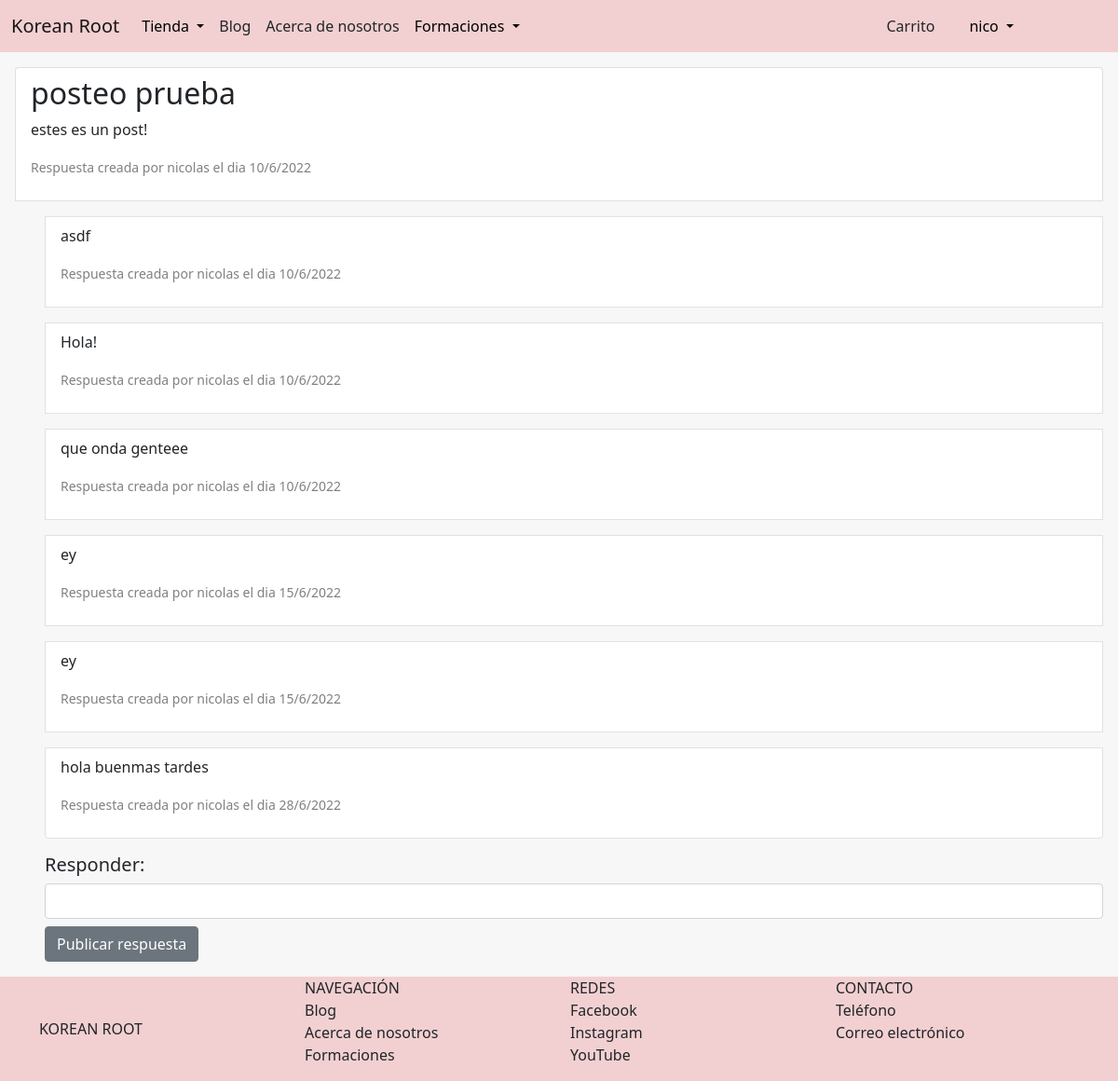
The page /capacitaciones/foro/comentario/respuesta/8 (signed in) on the database its author committed.
### AppCursos/models.py (models this page shows, shortened)
class ComentarioForo(models.Model):
    usuario = models.ForeignKey(User, on_delete=models.CASCADE)
    titulo = models.CharField(max_length=80)
    cuerpo = models.TextField()
    fecha = models.DateField(auto_now_add=True)
    curso = models.ForeignKey(Capacitacion, on_delete=models.CASCADE)

class RespuestaForo(models.Model):
    usuario = models.ForeignKey(User, on_delete=models.CASCADE)
    cuerpo = models.TextField()
    fecha = models.DateField(auto_now_add=True)
    comentario = models.ForeignKey(ComentarioForo, on_delete=models.CASCADE)

### AppCursos/views.py (the view)
# urls.py: path('foro/comentario/respuesta/<id>', views.crearRespuesta, name="nueva_respuesta"),
@login_required
def crearRespuesta(request, id):
      comentario = ComentarioForo.objects.get(id=id)
      respuestas = RespuestaForo.objects.filter(comentario_id = id)
      usuario = comentario.usuario
      if request.method == 'POST':
            form = RespuestaForoCreationForm(request.POST)
            if form.is_valid():
                  info = form.cleaned_data
                  mi_respuesta = RespuestaForo(usuario = request.user, cuerpo = info['cuerpo'], comentario = comentario)
                  mi_respuesta.save()
                  messages.success(request, 'Respuesta publicada con exito')
                  if usuario != request.user:
                        url = reverse('cursos:nueva_respuesta', kwargs={'id':comentario.id})
                        send_mail(
                              'Recibiste una nueva respuesta en el foro!',
                              f'Hola {usuario.username}, recibiste una nueva respuesta de {request.user.username} a tu publicacion en el foro. \n Podes ver el hilo completo desde http://{request.get_host()}{url}',
                              os.environ.get('EMAIL_USER'),
                              [usuario.email],
                              fail_silently = False,
                        )
                  return render(request, 'AppCursos/crearRespuesta.html', {'comentario': comentario, 'respuestas': respuestas, 'form': RespuestaForoCreationForm()})
      else:
            form = RespuestaForoCreationForm()
      return render(request, 'AppCursos/crearRespuesta.html', {'comentario': comentario, 'respuestas': respuestas, 'form': form})

### AppCursos/forms.py
class RespuestaForoCreationForm(forms.ModelForm):
    cuerpo = forms.CharField(label='')
    class Meta:
        model = RespuestaForo
        fields = ['cuerpo']

### AppCursos/templates/AppCursos/crearRespuesta.html (shortened to what this page needs)
{% extends 'AppTienda/padre.html' %}
{% load static %}
{% load crispy_forms_tags %}
{% block contenidoQueCambia %}
    <div class="list-group">
        <div class="list-group-item" style="margin-top: 1rem; margin-bottom: 1rem; margin-left: 1rem; margin-right: 1rem;">
            <h2>{{comentario.titulo}}</h2>
            <p>{{comentario.cuerpo}}</p>
            <p style="color: grey;"><small>Respuesta creada por {{comentario.usuario}} el dia {{comentario.fecha|date:'d/n/Y'}}</small></p>
        </div>
            {% if respuestas %}
                {% for respuesta in respuestas %}
                    <div class="list-group-item border" style="margin-bottom: 1rem; margin-left: 3rem; margin-right: 1rem;">
                        <p>{{respuesta.cuerpo}}</p>
                        <p style="color: grey;"><small>Respuesta creada por {{respuesta.usuario}} el dia {{respuesta.fecha|date:'d/n/Y'}}</small></p>
                    </div>
                {% endfor %}
            {% else %}
                <p>Aun no hay respuestas a este comentario.</p>
            {% endif %}
    </div>
    <div class="form-floating mb-3" style="margin-bottom: 1rem; margin-left: 3rem; margin-right: 1rem;">
        <h5>Responder:</h5>
        <form method="POST">
            {{form|crispy}}
            <button type="submit" class="btn btn-secondary me-md-2" style="margin-top: 0.5rem;">Publicar respuesta</button>
        </form>
    </div>
{% endblock %}

### AppTienda/templates/AppTienda/padre.html (shortened to what this page needs)
<!doctype html>
<html lang="en">
  <head>
    {% load static %}
    <link href="https://cdn.jsdelivr.net/npm/bootstrap@5.1.3/dist/css/bootstrap.min.css" rel="stylesheet">
  </head>
  <body class="body">
        <nav class="navbar navbar-expand-sm navbar-light" style="background-color:rgb(242, 208, 209)">
            <div class="container">
            <a href="{% url 'blog:Inicio' %}" class="navbar-brand mb-0 h1" style="text-emphasis-color: aliceblue; margin-right: 1rem;">Korean Root</a>
            <div class="collapse navbar-collapse" id="navbarNav">
                <ul class="navbar-nav">
                    <li class="nav-item dropdown">
                        <a href="#"
                        class="nav-link dropdown-toggle"
                        id="navbarDropdown"
                        role="button"
                        data-bs-toggle="dropdown"
                        aria-expanded="false"
                        style="color: black;"
                        >Tienda
                        </a>
                    </li>
                    <li class="nav-item active">
                        <a
                        href="{% url 'blog:lista_publicaciones' %}"
                        class="nav-link"
                        style="text-decoration: none; color:inherit;"
                        >
                        Blog
                    </a>
                </li>
                    <li
                    class="nav-item active">
                    <a
                    href="{% url 'acerca_de_nosotros' %}"
                    class="nav-link"
                    style="text-decoration: none; color:inherit;"
                    >
                    Acerca de nosotros
                </a>
            </li>
                    <li class="nav-item dropdown">
                      <a href="#"
                      class="nav-link dropdown-toggle"
                      id="navbarDropdown"
                      role="button"
                      data-bs-toggle="dropdown"
                      aria-expanded="false"
                      style="color: black;"
                      >Formaciones
                      </a>
                </ul>
            </div>
            </div>
            {% if user.is_authenticated %}
              <div class="d-grid gap-2 d-sm-flex justify-content-end" style="width: 6rem; margin-right: 6rem;">
              <div class="d-grid gap-2 d-sm-flex justify-content-end" style="width: 5rem;">
                <button
                class="btn btn-outline"
                type="button"
                style="text-decoration: none; color:inherit;"
                >
                <a
                    href="{% url 'carrito' %}"
                    style="text-decoration: none; color:inherit;"
                    >
                    Carrito
                </a>
                </button>
                <li class="nav-item dropdown" style="list-style-type: none">
                  <a href="#"
                  class="nav-link dropdown-toggle"
                  id="navbarDropdown"
                  role="button"
                  data-bs-toggle="dropdown"
                  aria-expanded="false"
                  style="color: black;">
                  {{user.username}}
                  </a>
                </li>
              </div>
            {% endif %}
        </nav>
    {% block contenidoQueCambia %}
    {% endblock %}
  <footer
  class="footer"
  >
    <div class="container">
      <nav class="row">
        <a href="{% url 'blog:Inicio' %}"
        class="col-3 text-reser text-uppercase d-flex align-items-center"
        style="text-decoration: none; color:inherit;"
        >
          Korean Root
        </a>
        <ul class="col-3 list-unstyled">
          <li class="font-weight-bold text-uppercase">Navegación</li>
          <li><a href="{% url 'blog:lista_publicaciones' %}" class="text-reset" style="text-decoration: none; color:inherit;">Blog</a></li>
          <li><a href="{% url 'acerca_de_nosotros' %}" class="text-reset" style="text-decoration: none; color:inherit;">Acerca de nosotros</a></li>
          <li><a href="{% url 'cursos:capacitaciones' %}" class="text-reset" style="text-decoration: none; color:inherit;">Formaciones</a></li>
        </ul>
        <ul class="col-3 list-unstyled">
          <li class="font-weight-bold text-uppercase" style="text-decoration: none; color:inherit;">Redes</li>
          <li><a href="https://www.facebook.com/koreanroot" class="text-reset" style="text-decoration: none; color:inherit;">Facebook</a></li>
          <li><a href="https://instagram.com/koreanroot" class="text-reset" style="text-decoration: none; color:inherit;">Instagram</a></li>
          <li><a href="https://www.youtube.com/channel/UC8QQf5m4bq_b639ss8gnnDg" class="text-reset" style="text-decoration: none; color:inherit;">YouTube</a></li>
        </ul>
        <ul class="col-3 list-unstyled">
          <li class="font-weight-bold text-uppercase" style="text-decoration: none; color:inherit;">Contacto</li>
          <li><a href="tel:3424234054" class="text-reset" style="text-decoration: none; color:inherit;">Teléfono</a></li>
          <li><a href="thekoreanroot@gmail.com" class="text-reset" style="text-decoration: none; color:inherit;">Correo electrónico</a></li>
        </ul>
      </nav>
    </div>
  </footer>
  </body>
</html>

### AppTienda/templates/AppTienda/padre.html (style rules this page uses)
.body { background-color:rgb(247, 247, 247); display: flex; flex-direction: column; min-height: 100vh; }
.footer { background-color: rgb(242, 208, 209); position: relative; margin-top: auto; clear:both; }

### rows shown on the page
ComentarioForo: titulo "posteo prueba", cuerpo "estes es un post!", usuario "nicolas", fecha "10/6/2022"
RespuestaForo: cuerpo "asdf", usuario "nicolas", fecha "10/6/2022"
RespuestaForo: cuerpo "Hola!", usuario "nicolas", fecha "10/6/2022"
RespuestaForo: cuerpo "que onda genteee", usuario "nicolas", fecha "10/6/2022"
RespuestaForo: cuerpo "ey", usuario "nicolas", fecha "15/6/2022"
RespuestaForo: cuerpo "ey", usuario "nicolas", fecha "15/6/2022"
RespuestaForo: cuerpo "hola buenmas tardes", usuario "nicolas", fecha "28/6/2022"

### other values the page prints
{{ user.username }} "nico"
